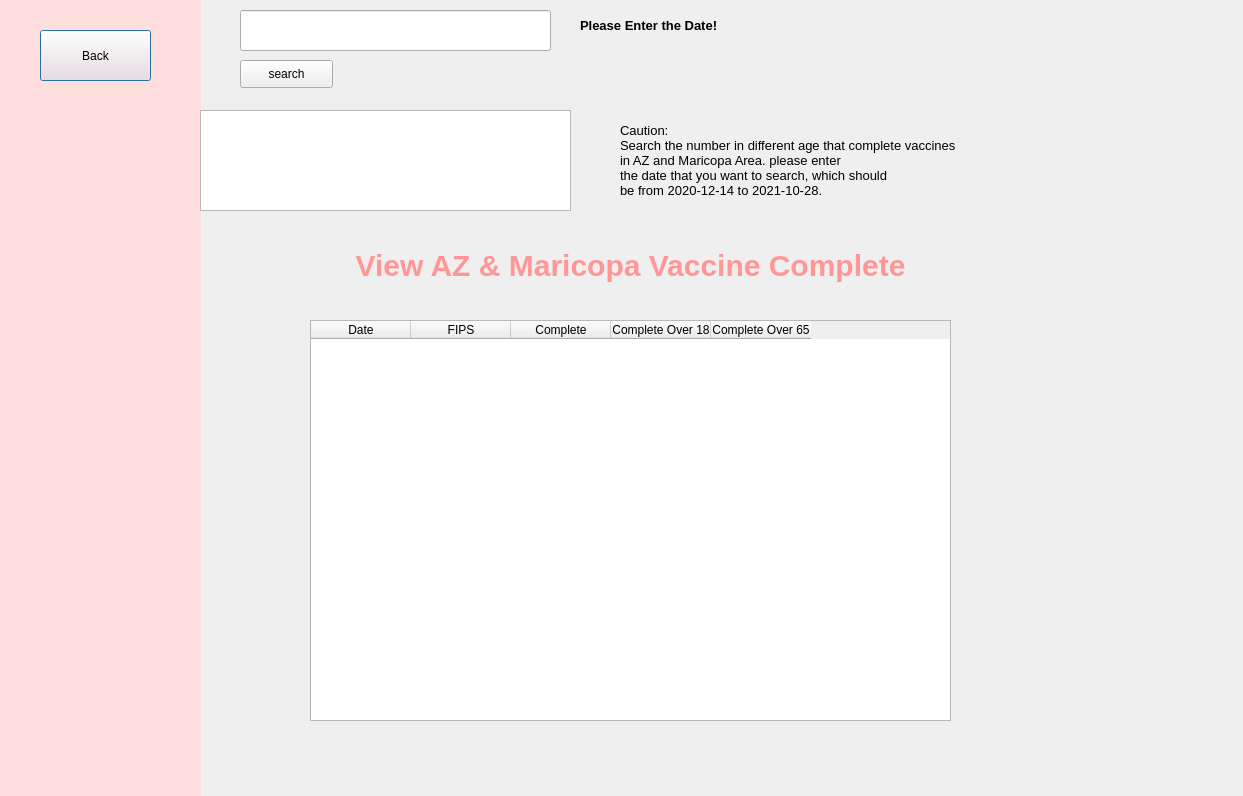
<?xml version="1.0" encoding="UTF-8"?>
<ui version="4.0">
 <class>Dialog</class>
 <widget class="QDialog" name="Dialog">
  <property name="geometry">
   <rect>
    <x>0</x>
    <y>0</y>
    <width>1243</width>
    <height>796</height>
   </rect>
  </property>
  <property name="windowTitle">
   <string>Dialog</string>
  </property>
  <widget class="QTableWidget" name="tableWidget">
   <property name="geometry">
    <rect>
     <x>310</x>
     <y>320</y>
     <width>641</width>
     <height>401</height>
    </rect>
   </property>
   <property name="columnCount">
    <number>5</number>
   </property>
   <column>
    <property name="text">
     <string>Date</string>
    </property>
   </column>
   <column>
    <property name="text">
     <string>FIPS</string>
    </property>
   </column>
   <column>
    <property name="text">
     <string>Complete</string>
    </property>
   </column>
   <column>
    <property name="text">
     <string>Complete Over 18</string>
    </property>
   </column>
   <column>
    <property name="text">
     <string>Complete Over 65</string>
    </property>
   </column>
  </widget>
  <widget class="QWidget" name="widget" native="true">
   <property name="geometry">
    <rect>
     <x>0</x>
     <y>0</y>
     <width>201</width>
     <height>851</height>
    </rect>
   </property>
   <property name="styleSheet">
    <string notr="true">
background-color: rgb(255, 222, 222);</string>
   </property>
   <widget class="QPushButton" name="backbutton10">
    <property name="geometry">
     <rect>
      <x>40</x>
      <y>30</y>
      <width>111</width>
      <height>51</height>
     </rect>
    </property>
    <property name="text">
     <string>Back</string>
    </property>
   </widget>
  </widget>
  <widget class="QLabel" name="label">
   <property name="geometry">
    <rect>
     <x>330</x>
     <y>220</y>
     <width>601</width>
     <height>91</height>
    </rect>
   </property>
   <property name="styleSheet">
    <string notr="true">font-size: 30px;
font: bold;
color: rgb(255, 222, 222);
color: rgb(255, 151, 151);</string>
   </property>
   <property name="text">
    <string>View AZ &amp; Maricopa Vaccine Complete</string>
   </property>
   <property name="alignment">
    <set>Qt::AlignCenter</set>
   </property>
  </widget>
  <widget class="QTextBrowser" name="textBrowser3">
   <property name="geometry">
    <rect>
     <x>200</x>
     <y>110</y>
     <width>371</width>
     <height>101</height>
    </rect>
   </property>
  </widget>
  <widget class="QPushButton" name="searchbutton3">
   <property name="geometry">
    <rect>
     <x>240</x>
     <y>60</y>
     <width>93</width>
     <height>28</height>
    </rect>
   </property>
   <property name="text">
    <string>search</string>
   </property>
  </widget>
  <widget class="QLineEdit" name="lineEdit3_1">
   <property name="geometry">
    <rect>
     <x>240</x>
     <y>10</y>
     <width>311</width>
     <height>41</height>
    </rect>
   </property>
   <property name="text">
    <string/>
   </property>
  </widget>
  <widget class="QLabel" name="label_2">
   <property name="geometry">
    <rect>
     <x>620</x>
     <y>100</y>
     <width>441</width>
     <height>121</height>
    </rect>
   </property>
   <property name="font">
    <font>
     <pointsize>10</pointsize>
    </font>
   </property>
   <property name="text">
    <string>Caution: 
Search the number in different age that complete vaccines 
in AZ and Maricopa Area. please enter 
the date that you want to search, which should 
be from 2020-12-14 to 2021-10-28.</string>
   </property>
  </widget>
  <widget class="QLabel" name="label_3">
   <property name="geometry">
    <rect>
     <x>580</x>
     <y>0</y>
     <width>191</width>
     <height>51</height>
    </rect>
   </property>
   <property name="font">
    <font>
     <pointsize>10</pointsize>
     <weight>75</weight>
     <bold>true</bold>
    </font>
   </property>
   <property name="text">
    <string>Please Enter the Date!</string>
   </property>
  </widget>
 </widget>
 <resources/>
 <connections/>
</ui>
